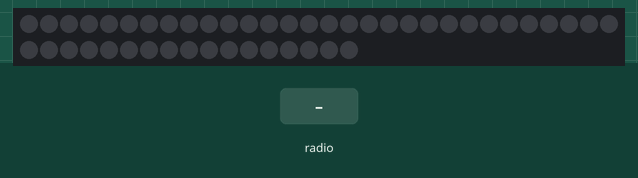
Simulated run of this program. Board: BBC micro:bit running MicroPython. Shown: 47 RGB LEDs in strip order, left to right, continuing on the next row. The test bench sets the inputs (shaded band). Dim RGB values are drawn brighter than linear.

Above: at 1.2 s.
1.3 s: radio message "auth2" arrives
At 2.6 s:
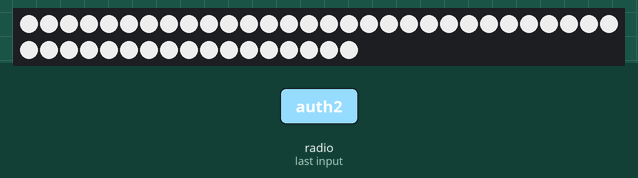
3.2 s: radio message "run2" arrives
At 3.25 s:
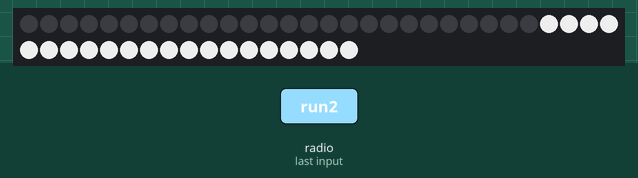
Timing chart, 0 to 6.2 s (numbered marks = the images above; inputs shaded):
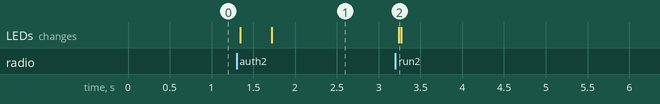

The program:

bucket.py
```python
# 버킷
# auth: white, close: off 3 secs later
import radio
from random import randint
from microbit import *
import neopixel

# Create the "flash" animation frames. Can you work out how it's done?
flash = [Image().invert()*(i/9) for i in range(9, -1, -1)]

# The radio won't work unless it's switched on.
radio.on()
np = neopixel.NeoPixel(pin0, 47)

# Event loop.
while True:
    incoming = radio.receive()
    if incoming == 'run2':
        for pixel_id in range(0, len(np)):

            np[pixel_id] = (0, 0, 0)

            # Display the current pixel data on the Neopixel strip
            np.show()

    if incoming == 'flash2':
        for pixel_id in range(0, len(np)):

            np[pixel_id] = (0, 0, 0)

            # Display the current pixel data on the Neopixel strip
            np.show()

    if incoming == 'flow2':
        for pixel_id in range(0, len(np)):

            np[pixel_id] = (0, 0, 0)

            # Display the current pixel data on the Neopixel strip
            np.show()

    if incoming == 'stop2':
        for pixel_id in range(0, len(np)):

            np[pixel_id] = (0, 0, 0)

            # Display the current pixel data on the Neopixel strip
            np.show()

    if incoming == 'auth2':
        for num in range(0, 200):
            for pixel_id in range(0, len(np)):
                np[pixel_id] = (num, num, num)

            np.show()

    if incoming == 'close2':
        for pixel_id in range(0, len(np)):

            np[pixel_id] = (0, 0, 0)

            # Display the current pixel data on the Neopixel strip
            np.show()
```

Measured:
- after the input at 1.3 s, the LEDs: first change at once (image 1 shows a later state)
- after the input at 3.2 s, the LEDs: change at once (image 2)
